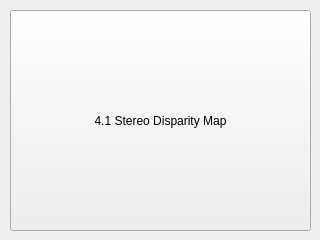
<?xml version="1.0" encoding="UTF-8"?>
<ui version="4.0">
 <class>Q4</class>
 <widget class="QMainWindow" name="Q4">
  <property name="geometry">
   <rect>
    <x>0</x>
    <y>0</y>
    <width>320</width>
    <height>240</height>
   </rect>
  </property>
  <property name="windowTitle">
   <string>Q4</string>
  </property>
  <widget class="QWidget" name="centralwidget">
   <widget class="QPushButton" name="pushButton">
    <property name="geometry">
     <rect>
      <x>10</x>
      <y>10</y>
      <width>301</width>
      <height>221</height>
     </rect>
    </property>
    <property name="text">
     <string>4.1 Stereo Disparity Map</string>
    </property>
   </widget>
  </widget>
 </widget>
 <resources/>
 <connections/>
</ui>
